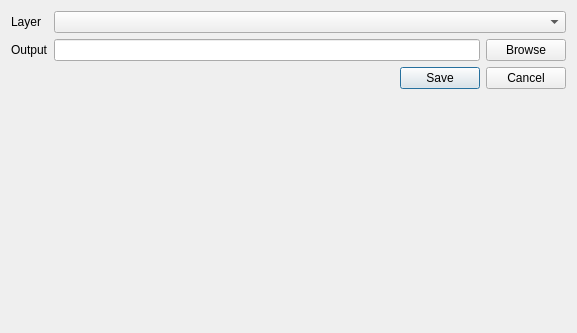
<?xml version="1.0" encoding="UTF-8"?>
<ui version="4.0">
 <class>Form</class>
 <widget class="QWidget" name="Form">
  <property name="geometry">
   <rect>
    <x>0</x>
    <y>0</y>
    <width>577</width>
    <height>333</height>
   </rect>
  </property>
  <property name="windowTitle">
   <string>Form</string>
  </property>
  <layout class="QVBoxLayout" name="verticalLayout">
   <item>
    <layout class="QFormLayout" name="formLayout">
     <item row="0" column="0">
      <widget class="QLabel" name="label_3">
       <property name="text">
        <string>Layer</string>
       </property>
      </widget>
     </item>
     
     <item row="2" column="0">
      <widget class="QLabel" name="label_2">
       <property name="text">
        <string>Output</string>
       </property>
      </widget>
     </item>
     <item row="2" column="1">
      <layout class="QHBoxLayout" name="horizontalLayout_3">
       <item>
        <widget class="QLineEdit" name="le_output">
         <property name="inputMask">
          <string notr="true"/>
         </property>
         <property name="text">
          <string notr="true"/>
         </property>
         <property name="readOnly">
          <bool>true</bool>
         </property>
         <property name="placeholderText">
          <string notr="true"/>
         </property>
        </widget>
       </item>
       <item>
        <widget class="QPushButton" name="bt_browse">
         <property name="text">
          <string>Browse</string>
         </property>
        </widget>
       </item>
      </layout>
     </item>
     <item row="0" column="1">
      <widget class="QgsMapLayerComboBox" name="cbx_layer">
       <property name="sizePolicy">
        <sizepolicy hsizetype="Expanding" vsizetype="Fixed">
         <horstretch>0</horstretch>
         <verstretch>0</verstretch>
        </sizepolicy>
       </property>
      </widget>
     </item>
    </layout>
   </item>
   <item>
    <widget class="QDialogButtonBox" name="buttonBox">
     <property name="standardButtons">
      <set>QDialogButtonBox::Cancel|QDialogButtonBox::Save</set>
     </property>
    </widget>
   </item>
   <item>
    <spacer name="verticalSpacer">
     <property name="orientation">
      <enum>Qt::Vertical</enum>
     </property>
     <property name="sizeHint" stdset="0">
      <size>
       <width>20</width>
       <height>189</height>
      </size>
     </property>
    </spacer>
   </item>
  </layout>
 </widget>
 <customwidgets>
  <customwidget>
   <class>QgsMapLayerComboBox</class>
   <extends>QComboBox</extends>
   <header>qgis.gui</header>
  </customwidget>
 </customwidgets>
 <resources/>
 <connections/>
</ui>
